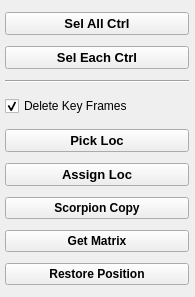
<?xml version="1.0" encoding="UTF-8"?>
<ui version="4.0">
 <class>Form</class>
 <widget class="QWidget" name="Form">
  <property name="geometry">
   <rect>
    <x>0</x>
    <y>0</y>
    <width>195</width>
    <height>297</height>
   </rect>
  </property>
  <property name="windowTitle">
   <string>Mini_Pocket</string>
  </property>
  <widget class="QWidget" name="layoutWidget">
   <property name="geometry">
    <rect>
     <x>5</x>
     <y>7</y>
     <width>184</width>
     <height>286</height>
    </rect>
   </property>
   <layout class="QVBoxLayout" name="verticalLayout">
    <item>
     <widget class="QPushButton" name="sacBtn">
      <property name="font">
       <font>
        <pointsize>10</pointsize>
        <weight>75</weight>
        <bold>true</bold>
       </font>
      </property>
      <property name="text">
       <string>Sel All Ctrl</string>
      </property>
     </widget>
    </item>
    <item>
     <widget class="QPushButton" name="secBtn">
      <property name="font">
       <font>
        <pointsize>10</pointsize>
        <weight>75</weight>
        <bold>true</bold>
       </font>
      </property>
      <property name="text">
       <string>Sel Each Ctrl</string>
      </property>
     </widget>
    </item>
    <item>
     <widget class="Line" name="line">
      <property name="orientation">
       <enum>Qt::Horizontal</enum>
      </property>
     </widget>
    </item>
    <item>
     <widget class="QCheckBox" name="chk">
      <property name="minimumSize">
       <size>
        <width>0</width>
        <height>24</height>
       </size>
      </property>
      <property name="maximumSize">
       <size>
        <width>16777215</width>
        <height>24</height>
       </size>
      </property>
      <property name="text">
       <string>Delete Key Frames</string>
      </property>
      <property name="checked">
       <bool>true</bool>
      </property>
     </widget>
    </item>
    <item>
     <widget class="QPushButton" name="plBtn">
      <property name="font">
       <font>
        <pointsize>10</pointsize>
        <weight>75</weight>
        <bold>true</bold>
       </font>
      </property>
      <property name="text">
       <string>Pick Loc</string>
      </property>
     </widget>
    </item>
    <item>
     <widget class="QPushButton" name="alBtn">
      <property name="font">
       <font>
        <pointsize>10</pointsize>
        <weight>75</weight>
        <bold>true</bold>
       </font>
      </property>
      <property name="text">
       <string>Assign Loc</string>
      </property>
     </widget>
    </item>
    <item>
     <widget class="QPushButton" name="cpBtn">
      <property name="font">
       <font>
        <weight>75</weight>
        <bold>true</bold>
       </font>
      </property>
      <property name="text">
       <string>Scorpion Copy</string>
      </property>
     </widget>
    </item>
    <item>
     <widget class="QPushButton" name="getBtn">
      <property name="font">
       <font>
        <weight>75</weight>
        <bold>true</bold>
       </font>
      </property>
      <property name="text">
       <string>Get Matrix</string>
      </property>
     </widget>
    </item>
    <item>
     <widget class="QPushButton" name="rstBtn">
      <property name="font">
       <font>
        <weight>75</weight>
        <bold>true</bold>
       </font>
      </property>
      <property name="text">
       <string>Restore Position</string>
      </property>
     </widget>
    </item>
   </layout>
  </widget>
 </widget>
 <resources/>
 <connections/>
</ui>
